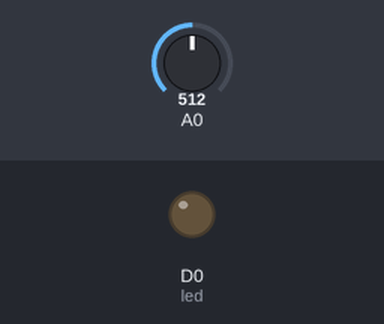
Simulated run of this sketch. Board: ESP8266 (NodeMCU). Parts: output pins drawn as LEDs (lit = HIGH). Inputs (shaded band) come from the test bench; at power-on: A0 = 512. WiFi joins after 1.5 s; servers stay silent unless stated; what the sketch prints to the serial monitor is not drawn.

Above: at 0.3 s.
At 1.6 s:
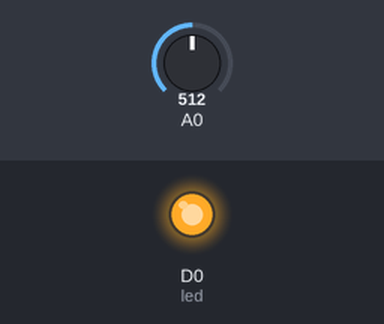
Timing chart, 0 to 3.1 s (numbered marks = the images above):
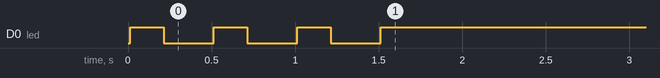

The sketch:

thingspeak.ino
```cpp
#include <ESP8266WiFi.h>
// 3KXHUIP2QP3UEATO

// ThingSpeak Settings

int led = D0;

const char* thingSpeakHost = "api.thingspeak.com";
String writeAPIKey = "3KXHUIP2QP3UEATO";
const int updateThingSpeakInterval = 15 * 1000;
const int windowSize = 10;
const int valueReadInterval = updateThingSpeakInterval / windowSize;

float movingAvg = 0;

void setup() {
 pinMode(led, OUTPUT);
 Serial.begin(115200);
 checkWifi();
 printMac();
}

void loop() {
  checkWifi();

  for(int i = 0; i< windowSize; i++) {
    readTemperature();
    delay(valueReadInterval);
  }
  sendUpdate("field1=" + String(movingAvg/windowSize));
}

boolean sendUpdate(String data) {
  Serial.println("sending: " + data);
  WiFiClient client; // Use WiFiClient class to create TCP connections
  if (!client.connect(thingSpeakHost, 80)) {
    Serial.println("connection failed");
    return false;
  }

  client.print("POST /update HTTP/1.1\n");
  client.print("Host: api.thingspeak.com\n");
  client.print("Connection: close\n");
  client.print("X-THINGSPEAKAPIKEY: " + writeAPIKey + "\n");
  client.print("Content-Type: application/x-www-form-urlencoded\n");
  client.print("Content-Length: ");
  client.print(data.length());
  client.print("\n\n");
  client.print(data);

  delay(10);

  Serial.println("closing connection");
  return true;

}

void readTemperature() {
  int val = analogRead(A0);
  delay(3);
  float volts = (val/1024.0) * 3.3;
  int centigrades= volts * 100 -50;
  movingAvg = movingAvg + centigrades - movingAvg / windowSize;
}
```

wifi.ino
```cpp
//#include <ESP8266WiFi.h>

//int led = D0;

char ssid[] = "NGTI-SPECIAL";

char pass[] = "FolgvKr6";

int status = WL_IDLE_STATUS; // the Wifi radio's status

//void loop() {
// checkWifi();
// Serial.println("Connected");
// delay(1000);
//}

void printMac() {
 byte mac[6];
 WiFi.macAddress(mac);
 Serial.print("MAC: ");
 for (int i = 0; i <= 4; i++) {
  Serial.print(mac[i], HEX);
  Serial.print(":");
 }

 Serial.println(mac[5], HEX);
}

void checkWifi() {
 if (WiFi.status() == WL_CONNECTED) {
  return;
 }

 digitalWrite(led, LOW); // not connected, turn off LED
 delay(10);
 Serial.print("Connecting to ");
 Serial.println(ssid);
 WiFi.begin(ssid, pass);

 while (WiFi.status() != WL_CONNECTED) { // blink LED while connecting
  digitalWrite(led, HIGH);
  delay(200);
  digitalWrite(led, LOW);
  delay(300);
  Serial.print(".");
 }

 digitalWrite(led, HIGH); // LED burns when connected

 Serial.println("WiFi connected");
 Serial.print("IP address: ");
 Serial.println(WiFi.localIP());
 Serial.print("SSID: ");
 Serial.println(WiFi.SSID());
 Serial.print("signal strength (RSSI):");

 Serial.println(WiFi.RSSI());

}
```
